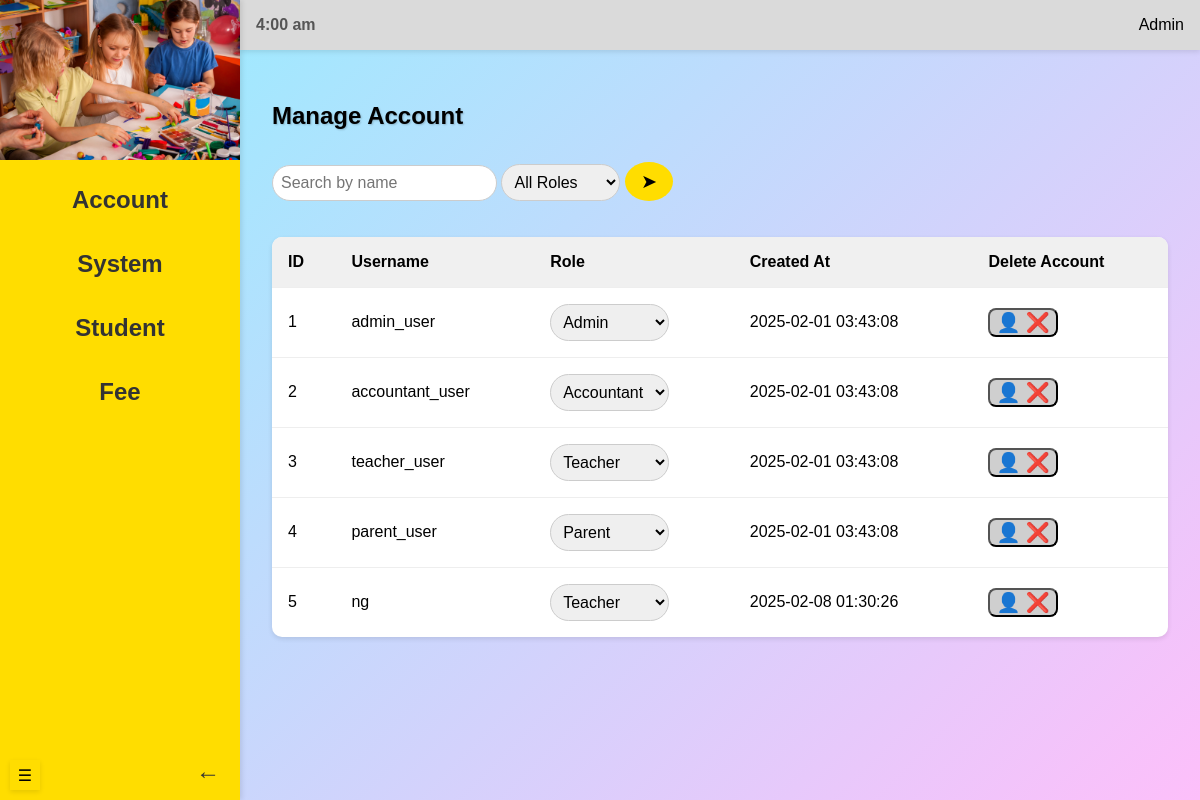
The page /admin/manageAccount (signed in) on the database its author committed.
### models.py (models this page shows)
class User(db.Model, UserMixin):
    __tablename__ = 'users'
    id = db.Column(db.Integer, primary_key=True, autoincrement=True)
    username = db.Column(db.String(255), unique=True, nullable=False)
    email = db.Column(db.String(255), unique=True, nullable=False)
    password = db.Column(db.String(255), nullable=False)
    role = db.Column(
        db.Enum('admin', 'accountant', 'teacher', 'parent', name='user_roles'),
        nullable=False
    )
    created_at = db.Column(db.DateTime, default=func.current_timestamp())
    flag = db.Column(db.Boolean, default=True)
    students = db.relationship('Student', backref='guardian', cascade='all, delete-orphan')
    payments = db.relationship('Payment', backref='user', cascade='all, delete-orphan')
    notifications = db.relationship('Notification', backref='user', cascade='all, delete-orphan')

### routes/admin_routes.py (the view)
@admin_blueprint.route("/manageAccount", methods=["GET", "POST"])
@login_required
def manageAccount():
    from datetime import datetime
    users = User.query.all()
    now = datetime.now()
    search = request.args.get('search', '')
    role = request.args.get('role', '')
    return render_template("manageAccount.html", users=users, now=now, search=search, role=role)

### app.py (called while the page is built)
@login_manager.user_loader
def load_user(user_id):
    return User.query.get(int(user_id))

### templates/manageAccount.html (shortened to what this page needs)
{% extends "adminBase.html" %}
{% block header %}
    <link rel="stylesheet" href="{{ url_for('static', filename='manageAccount.css') }}">
{% endblock %}
{% block content %}
        <section class="content">
            <div class="header-container">
                <h1>Manage Account</h1>
            </div>
            <div class="search-bar">
                <form method="GET" action="{{ url_for('admin.manageAccount') }}">
                    <input type="text" name="search" placeholder="Search by name" value="{{ request.args.get('search', '') }}">
                    <select name="role">
                        <option value="">All Roles</option>
                    </select>
                    <button type="submit">&#x27A4;</button>
                </form>
            </div>
            <br><br>
            <div class="table-container">
                <table id="myTable2">
                    <thead>
                        <tr>
                            <th>ID</th>
                            <th>Username</th>
                            <th>Role</th>
                            <th>Created At</th>
                            <th>Delete Account</th>
                        </tr>
                    </thead>
                    <tbody>
                        {% for user in users %}
                            {% if (not search or search.lower() in user.username.lower())
                            and (not role or role == user.role) %}
                                <tr>
                                    <td>{{ user.id }}</td>
                                    <td>{{ user.username }}</td>
                                    <td>
                                        <select class="role-select" data-user-id="{{ user.id }}">
                                            <option value="admin" {% if user.role == 'admin' %}selected{% endif %}>Admin</option>
                                            <option value="teacher" {% if user.role == 'teacher' %}selected{% endif %}>Teacher</option>
                                            <option value="accountant" {% if user.role == 'accountant' %}selected{% endif %}>Accountant</option>
                                            <option value="parent" {% if user.role == 'parent' %}selected{% endif %}>Parent</option>
                                        </select>
                                    </td>
                                    <td>{{ user.created_at }}</td>
                                    <td>
                                        <button class="delete-icon" data-user-id="{{ user.id }}">&#128100; &#10060;</button>
                                    </td>
                                </tr>
                            {% endif %}
                        {% endfor %}
                    </tbody>
                </table>
            </div>
        </section>
    </div>
{%endblock%}

### templates/adminBase.html (shortened to what this page needs)
<!DOCTYPE html>
<html lang="en">
<head>
    {% block header %} {% endblock %}
</head>
<body>
    <div id="mySidebar" class="sidebar">
        <div class="logo-section">
            <img src="{{ url_for('static', filename='images/kids.jpeg') }}">
        </div>
        <nav class="menu">
            <div class="dropdown">
                <button class="dropdown-btn">Account</button>
            </div>
            <div class="dropdown">
                <button class="dropdown-btn">System</button>
            </div>
            <div class="dropdown">
                <button class="dropdown-btn">Student</button>
            </div>
            <div class="dropdown">
                <button class="dropdown-btn">Fee</button>
            </div>
        </nav>
        <div class="logout-section">
            <a href="\logout">&#x2190;</a>
        </div>
    </div>
    <div class="main-content">
        <button class="collapse-button">&#9776;</button>
        <header class="header">
            <div class="time"></div>
            <div class="admin-section">
                <span>Admin</span>
            </div>
        </header>
        {% block content %} {% endblock %}
</body>
</html>

### static/manageAccount.css (style rules this page uses)
body { margin: 0; font-family: Arial, sans-serif; display: flex; height: 100vh; background: linear-gradient(135deg, #93efff, #fdbffa); transition: margin-left 0.3s ease; overflow: hidden; }
.sidebar { width: 20%; height: 100vh; background-color: #FFDD00; color: #333; display: flex; flex-direction: column; justify-content: flex-start; position: fixed; top: 0; left: 0; z-index: 2; padding: 0; box-shadow: 2px 0 5px rgba(0, 0, 0, 0.1); transition: width 0.3s ease, visibility 0.3s ease; overflow: hidden; }
.dropdown { text-align: center; width: 100%; }
.dropdown-btn { width: 100%; text-align: center; padding: 10px; font-size: 1.5rem; font-weight: bold; background: transparent; border: none; cursor: pointer; color: #333; display: flex; justify-content: center; align-items: center; text-align: center; transition: transform 0.3s ease, background 0.3s ease; }
.logo-section { width: 100%; height: 20%; display: flex; justify-content: center; align-items: center; overflow: hidden; margin: 0; padding: 0; }
.logo-section img { width: 100%; height: auto; }
.menu { display: flex; flex-direction: column; text-align: center; gap: 1rem; margin-top: 1rem; padding: 0; }
.logout-section { display: flex; justify-content: space-between; align-items: center; margin-top: auto; }
.logout-section a { position: absolute; bottom: 10px; right: 10px; text-decoration: none; color: #333; font-size: 1.5rem; padding: 5px 10px; background: transparent; border: none; cursor: pointer; transition: color 0.3s ease; }
.collapse-button { position: absolute; bottom: 10px; left: 10px; width: 30px; height: 30px; font-size: 1rem; background: #FFDD00; border: none; border-radius: 0; cursor: pointer; z-index: 3; transition: all 0.3s ease; text-align: center; box-shadow: 0 2px 5px rgba(0, 0, 0, 0.1); }
.main-content { flex: 1; display: flex; flex-direction: column; margin-left: 20%; transition: margin-left 0.3s ease; }
.header { background: #DADADA; padding: 1rem; display: flex; justify-content: space-between; align-items: center; box-shadow: 0 2px 5px rgba(0, 0, 0, 0.1); }
.header .time { font-weight: bold; color: #555; }
.header-container { display: flex; justify-content: space-between; align-items: center; margin-bottom: 1rem; }
.search-bar { display: flex; gap: 0.5rem; }
.search-bar input, select { padding: 0.5rem; border: 1px solid #ccc; border-radius: 20px; outline: none; font-size: 1rem; }
.search-bar button { padding: 0.5rem 1rem; background: #FFDD00; border: none; border-radius: 50%; cursor: pointer; font-size: 1.2rem; transition: background 0.3s; }
.admin-section { display: flex; align-items: center; gap: 0.5rem; }
.content { padding: 2rem; overflow-y: auto; }
.content h1 { margin-bottom: 1rem; font-size: 1.5rem; text-shadow: 1px 1px 2px rgba(0, 0, 0, 0.2); }
table { width: 100%; border-collapse: collapse; background: #fff; box-shadow: 0 2px 5px rgba(0, 0, 0, 0.1); border-radius: 10px; overflow: hidden; }
table th, table td { text-align: left; padding: 1rem; border-bottom: 1px solid #eee; }
table th { background: #f0f0f0; font-weight: bold; cursor: pointer; }
table tbody tr:last-child td { border-bottom: none; }
.delete-icon { color: red; font-size: 1.2rem; cursor: pointer; background: #cfcfcf; border-radius: 0.5rem; }

### rows shown on the page
User: id "1", username "admin_user", role+id "Admin", created_at "2025-02-01 03:43:08"
User: id "2", username "accountant_user", role+id "Accountant", created_at "2025-02-01 03:43:08"
User: id "3", username "teacher_user", role+id "Teacher", created_at "2025-02-01 03:43:08"
User: id "4", username "parent_user", role+id "Parent", created_at "2025-02-01 03:43:08"
User: id "5", username "ng", role+id "Teacher", created_at "2025-02-08 01:30:26"
